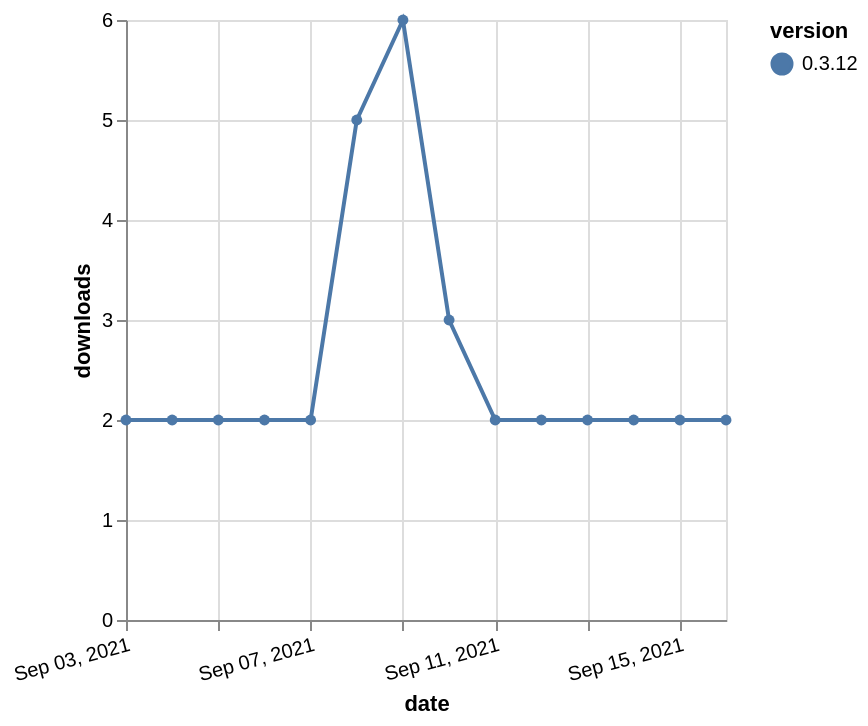

Write the Vega-Lite specification saved for this chart.
### Vega-Lite specification from a JSON file in a GitHub repository (floating-point values rounded to 4 significant figures)
{"$schema": "https://vega.github.io/schema/vega-lite/v5.json", "description": "A simple bar chart with embedded data.", "data": {"values": [{"date": "2021-09-03", "total": 4308, "delta": 2, "version": "0.3.12"}, {"date": "2021-09-04", "total": 4310, "delta": 2, "version": "0.3.12"}, {"date": "2021-09-05", "total": 4312, "delta": 2, "version": "0.3.12"}, {"date": "2021-09-06", "total": 4314, "delta": 2, "version": "0.3.12"}, {"date": "2021-09-07", "total": 4316, "delta": 2, "version": "0.3.12"}, {"date": "2021-09-08", "total": 4321, "delta": 5, "version": "0.3.12"}, {"date": "2021-09-09", "total": 4327, "delta": 6, "version": "0.3.12"}, {"date": "2021-09-10", "total": 4330, "delta": 3, "version": "0.3.12"}, {"date": "2021-09-11", "total": 4332, "delta": 2, "version": "0.3.12"}, {"date": "2021-09-12", "total": 4334, "delta": 2, "version": "0.3.12"}, {"date": "2021-09-13", "total": 4336, "delta": 2, "version": "0.3.12"}, {"date": "2021-09-14", "total": 4338, "delta": 2, "version": "0.3.12"}, {"date": "2021-09-15", "total": 4340, "delta": 2, "version": "0.3.12"}, {"date": "2021-09-16", "total": 4342, "delta": 2, "version": "0.3.12"}]}, "width": "container", "mark": {"type": "line", "point": {"filled": true}}, "encoding": {"x": {"field": "date", "type": "temporal", "timeUnit": "yearmonthdate", "title": "date", "axis": {"labelAngle": -15}}, "y": {"field": "delta", "type": "quantitative", "title": "downloads"}, "color": {"field": "version", "type": "nominal"}, "tooltip": {"field": "delta"}}}
